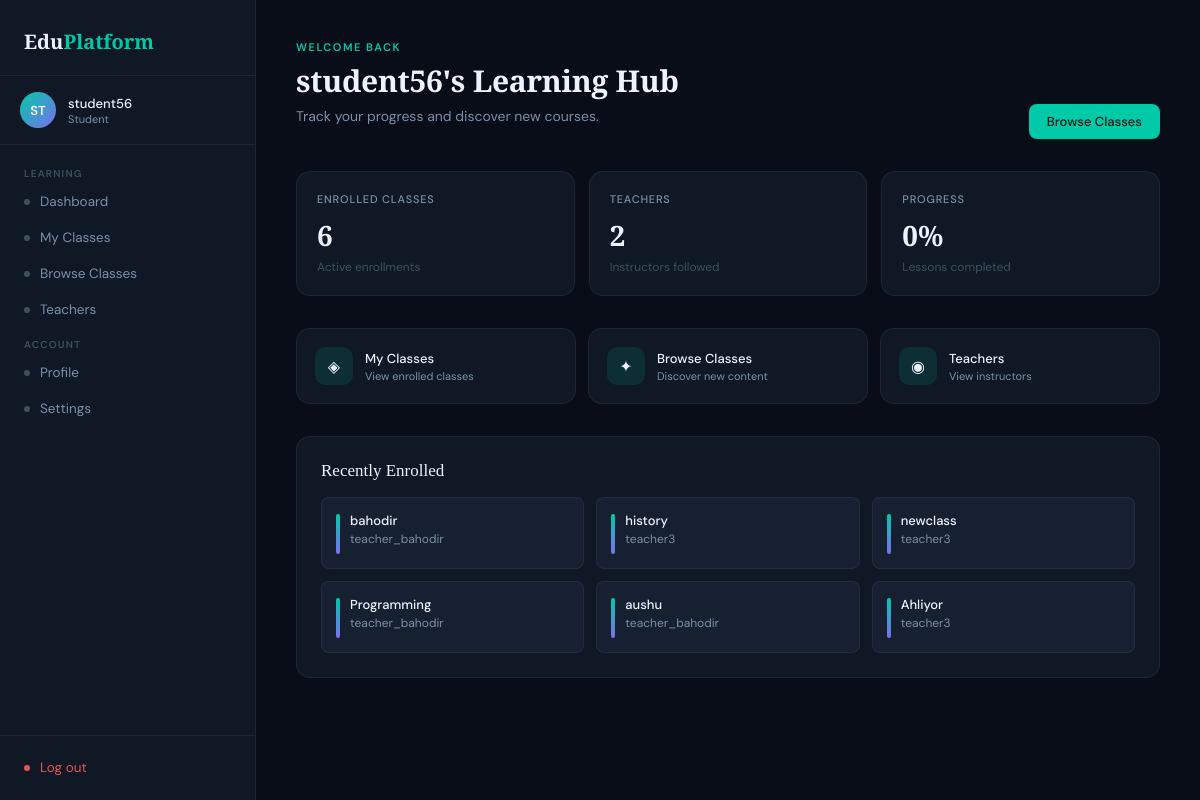
The page /student/dashboard/ (signed in) on the database as committed earlier.
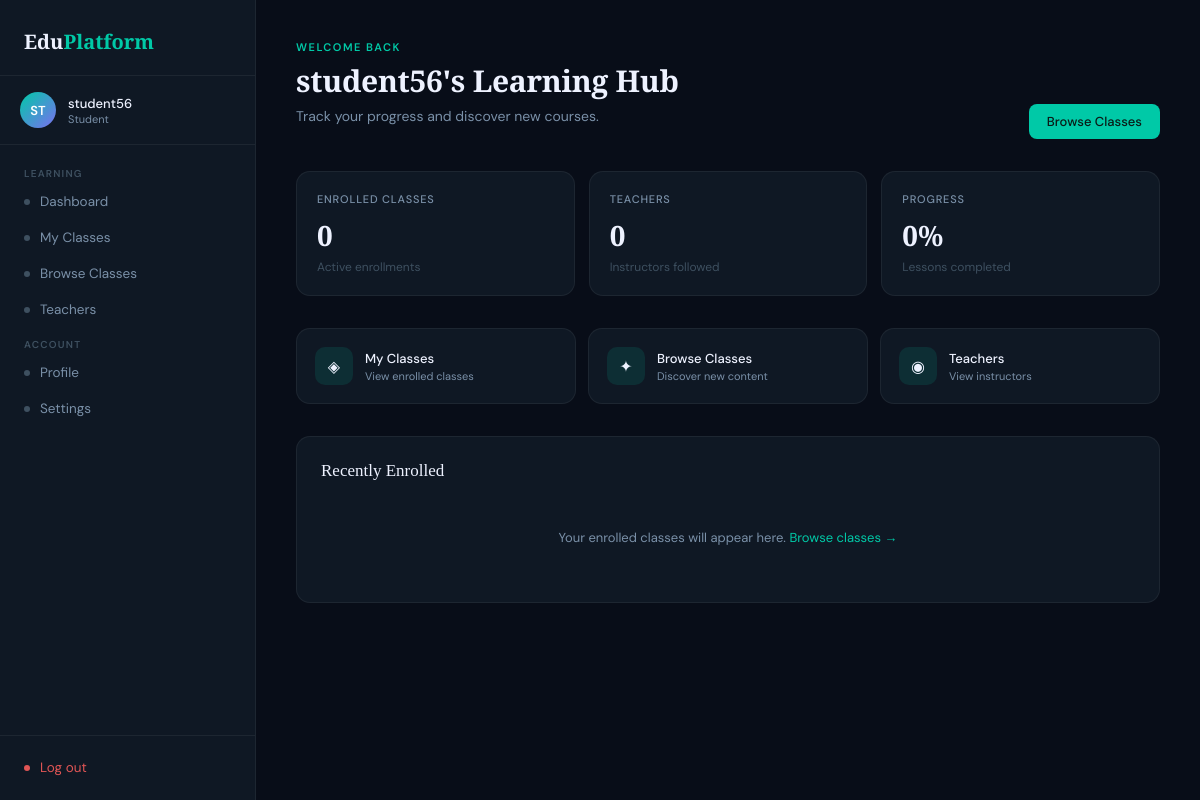
The same page on the database as committed later.
### accounts/models.py (models this page shows)
class User(AbstractUser):
    ROLE_CHOICE= (
        ('student', 'Student'),
        ('teacher', 'Teacher')
    )
    role =models.CharField(max_length = 10, choices= ROLE_CHOICE)

### classes/models.py (models this page shows, shortened)
class Membership(models.Model):
    student = models.ForeignKey(Student, on_delete=models.CASCADE, related_name='memberships')
    class_obj = models.ForeignKey(Class, on_delete=models.CASCADE, related_name='memberships')
    date_joined = models.DateField(auto_now_add = True)
    invite_reason = models.CharField(max_length=64, blank = True, default = "Self-enrolled" )
    class Meta:
        constraints = [
            models.UniqueConstraint(
                fields=['student', 'class_obj'],
                name='unique_student_class'
            )
        ]

class Class(models.Model):
    name = models.CharField(max_length=100)
    bio = models.TextField(blank=True , help_text='class description')
    created_at = models.DateTimeField(auto_now_add=True)
    teacher = models.ForeignKey(
        Teacher,
        on_delete=models.CASCADE ,
        related_name = 'classes'
    )
    students = models.ManyToManyField(
        Student,
        through='Membership',
        blank=True
    )
    class Meta:
        verbose_name_plural = "Classes"
        ordering = ['-created_at']

### teacher/models.py (models this page shows, shortened)
class Teacher(models.Model):
    user = models.OneToOneField(settings.AUTH_USER_MODEL, on_delete=models.CASCADE)
    bio = models.TextField(blank=True)
    uname = models.CharField(blank=True , max_length = 20)

### student/views.py (the view)
    def wrapped(request, *args, **kwargs):
        if not request.user.is_authenticated:
            return redirect('accounts:login')
        if request.user.role != 'student':
            return redirect('accounts:login')
        return view_func(request, *args, **kwargs)

### student/views.py (called while the page is built)
def student_required(view_func):
    def wrapped(request, *args, **kwargs):
        if not request.user.is_authenticated:
            return redirect('accounts:login')
        if request.user.role != 'student':
            return redirect('accounts:login')
        return view_func(request, *args, **kwargs)
    return wrapped

def _student_profile(user):
    return Student.objects.select_related('user').filter(user=user).first()

@student_required
def student_dashboard(request):
    student = _student_profile(request.user)
    enrollments = Membership.objects.filter(student=student).select_related('class_obj__teacher__user') if student else Membership.objects.none()
    joined_classes = enrollments.count()
    teacher_count = enrollments.values('class_obj__teacher').distinct().count()
    return render(request, 'student/dashboard.html', {
        'joined_classes': joined_classes,
        'teacher_count': teacher_count,
        'enrollments': enrollments[:6],
    })

### student/templates/student/dashboard.html (shortened to what this page needs)
{% extends 'student/base.html' %}
{% block content %}
<div class="header-row">
  <div>
    <div class="page-eyebrow">Welcome back</div>
    <h1 class="page-title">{{ user.username }}'s Learning Hub</h1>
    <p class="page-sub">Track your progress and discover new courses.</p>
  </div>
  <a href="{% url 'student:all_classes' %}" class="btn btn-primary">Browse Classes</a>
</div>
<div class="stats">
  <div class="stat">
    <div class="stat-label">Enrolled Classes</div>
    <div class="stat-value">{{ joined_classes|default:0 }}</div>
    <div class="stat-sub">Active enrollments</div>
  </div>
  <div class="stat">
    <div class="stat-label">Teachers</div>
    <div class="stat-value">{{ teacher_count|default:0 }}</div>
    <div class="stat-sub">Instructors followed</div>
  </div>
  <div class="stat">
    <div class="stat-label">Progress</div>
    <div class="stat-value">0%</div>
    <div class="stat-sub">Lessons completed</div>
  </div>
</div>
<div class="quick">
  <a href="{% url 'student:my_classes' %}" class="quick-card">
    <div class="q-icon">◈</div>
    <div>
      <div class="q-title">My Classes</div>
      <div class="q-desc">View enrolled classes</div>
    </div>
  </a>
  <a href="{% url 'student:all_classes' %}" class="quick-card">
    <div class="q-icon">✦</div>
    <div>
      <div class="q-title">Browse Classes</div>
      <div class="q-desc">Discover new content</div>
    </div>
  </a>
  <a href="{% url 'student:teachers' %}" class="quick-card">
    <div class="q-icon">◉</div>
    <div>
      <div class="q-title">Teachers</div>
      <div class="q-desc">View instructors</div>
    </div>
  </a>
</div>
<div class="card">
  <div class="card-title">Recently Enrolled</div>
  {% if enrollments %}
  <div class="enrolled-list">
    {% for enroll in enrollments %}
    <div class="enrolled-item">
      <div class="enrolled-bar"></div>
      <div>
        <div class="enrolled-name">{{ enroll.class_obj.name }}</div>
        <div class="enrolled-teacher">{{ enroll.class_obj.teacher.user.username }}</div>
      </div>
    </div>
    {% endfor %}
  </div>
  {% else %}
  <div class="empty">Your enrolled classes will appear here. <a href="{% url 'student:all_classes' %}" style="color: var(--accent); text-decoration: none;">Browse classes →</a></div>
  {% endif %}
</div>
{% endblock %}

### student/templates/student/base.html (shortened to what this page needs)
<!DOCTYPE html>
<html lang="en">
<head>
</head>
<body>
<aside class="sidebar">
    <div class="sidebar-logo">
        <div class="logo-text">Edu<span>Platform</span></div>
    </div>
    <div class="sidebar-user">
        <div class="avatar">{{ user.username|slice:":2"|upper }}</div>
        <div>
            <div class="user-name">{{ user.username }}</div>
            <div class="user-role">Student</div>
        </div>
    </div>
    <nav class="sidebar-nav">
        <div class="nav-label">Learning</div>
        <a href="{% url 'student:dashboard' %}" class="nav-item {% if active_page == 'dashboard' %}active{% endif %}"><span class="nav-dot"></span> Dashboard</a>
        <a href="{% url 'student:my_classes' %}" class="nav-item {% if active_page == 'my_classes' %}active{% endif %}"><span class="nav-dot"></span> My Classes</a>
        <a href="{% url 'student:all_classes' %}" class="nav-item {% if active_page == 'all_classes' %}active{% endif %}"><span class="nav-dot"></span> Browse Classes</a>
        <a href="{% url 'student:teachers' %}" class="nav-item {% if active_page == 'teachers' %}active{% endif %}"><span class="nav-dot"></span> Teachers</a>
        <div class="nav-label">Account</div>
        <a href="{% url 'student:profile' %}" class="nav-item {% if active_page == 'profile' %}active{% endif %}"><span class="nav-dot"></span> Profile</a>
        <a href="{% url 'student:settings' %}" class="nav-item {% if active_page == 'settings' %}active{% endif %}"><span class="nav-dot"></span> Settings</a>
    </nav>
    <div class="sidebar-footer">
        <a href="{% url 'accounts:logout' %}" class="nav-item" style="color:#e05555;"><span class="nav-dot" style="background:#e05555;"></span> Log out</a>
    </div>
</aside>
<main class="main">
    <div class="page-shell">
        {% block content %}{% endblock %}
    </div>
</main>
</body>
</html>

### student/templates/student/base.html (style rules this page uses)
*, *::before, *::after { box-sizing: border-box; }
:root { --bg: #080d18; --bg-card: #0f1824; --bg-surface: #172030; --accent: #00c9a7; --accent-soft: rgba(0,201,167,0.12); --accent2: #7b6ff0; --text-primary: #eef2ff; --text-secondary: #7a90a8; --text-muted: #3e5060; --border: rgba(255,255,255,0.06); --border-strong: rgba(255,255,255,0.12); --radius: 14px; --radius-sm: 8px; }
body { margin: 0; font-family: 'DM Sans', sans-serif; background: var(--bg); color: var(--text-primary); min-height: 100vh; display: flex; }
a { color: inherit; text-decoration: none; }
.sidebar { width: 256px; background: var(--bg-card); border-right: 1px solid var(--border); display: flex; flex-direction: column; position: fixed; top: 0; left: 0; height: 100vh; z-index: 100; }
.sidebar-logo { padding: 28px 24px 20px; border-bottom: 1px solid var(--border); }
.logo-text { font-family: 'Playfair Display', serif; font-size: 20px; font-weight: 600; }
.logo-text span { color: var(--accent); }
.sidebar-user { padding: 16px 20px; display: flex; align-items: center; gap: 12px; border-bottom: 1px solid var(--border); }
.avatar { width: 36px; height: 36px; border-radius: 50%; background: linear-gradient(135deg, var(--accent), var(--accent2)); display: flex; align-items: center; justify-content: center; font-weight: 600; font-size: 13px; color: #fff; flex-shrink: 0; }
.user-name { font-size: 13px; font-weight: 500; }
.user-role { font-size: 11px; color: var(--text-secondary); }
.sidebar-nav { flex: 1; padding: 12px; overflow-y: auto; }
.nav-label { font-size: 10px; font-weight: 600; text-transform: uppercase; letter-spacing: 1.2px; color: var(--text-muted); padding: 10px 12px 4px; }
.nav-item { display: flex; align-items: center; gap: 10px; padding: 9px 12px; border-radius: var(--radius-sm); color: var(--text-secondary); font-size: 13.5px; transition: all 0.15s; margin-bottom: 1px; }
.nav-dot { width: 6px; height: 6px; border-radius: 50%; background: var(--text-muted); flex-shrink: 0; }
.sidebar-footer { padding: 14px 12px; border-top: 1px solid var(--border); }
.main { margin-left: 256px; flex: 1; padding: 40px; min-height: 100vh; }
.page-shell { max-width: 1200px; }
.page-eyebrow { font-size: 11px; font-weight: 600; text-transform: uppercase; letter-spacing: 1.5px; color: var(--accent); margin-bottom: 6px; }
.page-title { font-family: 'Playfair Display', serif; font-size: 30px; font-weight: 600; letter-spacing: -0.3px; margin: 0; }
.page-sub { font-size: 14px; color: var(--text-secondary); margin-top: 6px; }
.header-row { display: flex; align-items: flex-end; justify-content: space-between; margin-bottom: 32px; gap: 16px; }
.stats { display: grid; grid-template-columns: repeat(3, 1fr); gap: 14px; margin-bottom: 32px; }
.stat { background: var(--bg-card); border: 1px solid var(--border); border-radius: var(--radius); padding: 20px; }
.stat-label { font-size: 11px; font-weight: 500; text-transform: uppercase; letter-spacing: 0.8px; color: var(--text-secondary); margin-bottom: 10px; }
.stat-value { font-family: 'Playfair Display', serif; font-size: 28px; font-weight: 600; }
.stat-sub { font-size: 12px; color: var(--text-muted); margin-top: 5px; }
.quick { display: grid; grid-template-columns: repeat(3, 1fr); gap: 12px; margin-bottom: 32px; }
.quick-card { background: var(--bg-card); border: 1px solid var(--border); border-radius: var(--radius); padding: 18px; display: flex; align-items: center; gap: 12px; transition: all 0.18s; }
.q-icon { width: 38px; height: 38px; border-radius: 10px; background: var(--accent-soft); display: flex; align-items: center; justify-content: center; font-size: 16px; flex-shrink: 0; }
.q-title { font-size: 13px; font-weight: 500; color: var(--text-primary); }
.q-desc { font-size: 11px; color: var(--text-secondary); margin-top: 2px; }
.card { background: var(--bg-card); border: 1px solid var(--border); border-radius: var(--radius); padding: 24px; }
.card-title { font-family: 'Playfair Display', serif; font-size: 17px; font-weight: 500; margin-bottom: 16px; }
.btn { display: inline-flex; align-items: center; gap: 7px; padding: 9px 18px; border-radius: var(--radius-sm); font-family: 'DM Sans', sans-serif; font-size: 13px; font-weight: 500; cursor: pointer; text-decoration: none; border: none; transition: all 0.15s; }
.btn-primary { background: var(--accent); color: #0a1a16; }
.empty { text-align: center; padding: 32px; color: var(--text-secondary); font-size: 13px; }

Rows that differ between the two databases and show on the page:
removed Membership: class_obj.name "bahodir", class_obj.teacher.user.username "teacher_bahodir"
removed Membership: class_obj.name "history", class_obj.teacher.user.username "teacher3"
removed Membership: class_obj.name "newclass", class_obj.teacher.user.username "teacher3"
removed Membership: class_obj.name "Programming", class_obj.teacher.user.username "teacher_bahodir"
removed Membership: class_obj.name "aushu", class_obj.teacher.user.username "teacher_bahodir"
removed Membership: class_obj.name "Ahliyor", class_obj.teacher.user.username "teacher3"
Other text that changed with them:
{{ joined_classes|default:0 }}: "6" → "0"
{{ teacher_count|default:0 }}: "2" → "0"
text now shown: "Your enrolled classes will appear here. Browse classes →"
